Frame 1 (no input): blank canvas, image omitted
Frame 60 (the mouse pressed at the canvas centre just before this capture): blank canvas, image omitted
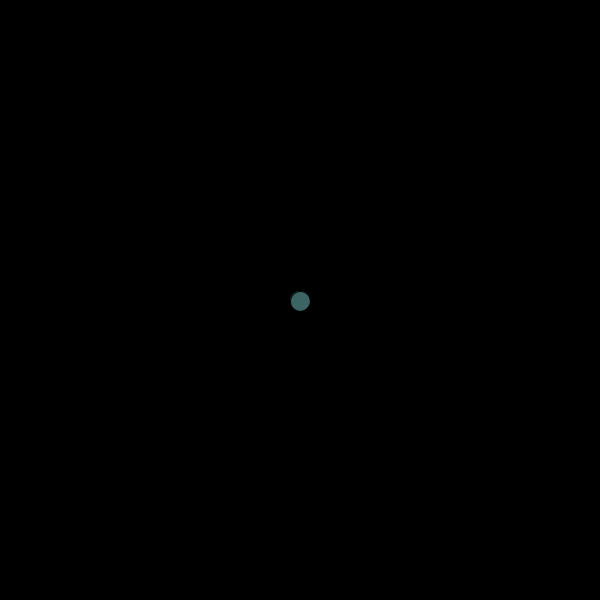
Frame 120 (the mouse held since frame 60 and released just before this capture)

The Processing sketch whose frames 1 and 60 were blank and that drew this single picture after the mouse press (run headless with seeded random() and noise(); from frame 60 on, the mouse is pressed at the canvas centre):

// Processing sketch: processing_72204
// ── processing_72204.pde

int BallOn;
float Vx;
float Vy;
float Px;
float Py;
float Mu;
float G;
int BallX;
int BallY;
float St;
Float Squ;

void setup (){
size (600, 600);
St=2;
smooth();
Squ=.5;
}

void draw (){
background (0);
Mu=-.8;
G=1;
  if (mousePressed){
    BallOn=1;
    BallX=20;
    BallY=20;
    Px=mouseX;
    Py=mouseY;
    Vx=mouseX-pmouseX;
    Vy=mouseY-pmouseY;
    }
  if(BallOn==1){
   fill(Py/5,100,100);
   Vy=Vy+G;
   Px=Px+Vx;
   Py=Py+Vy;
   ellipse (Px,Py,BallX,BallY);
     if(Px>width-(BallX/2)){
       Px=width-BallX/2;
       Vx=Vx*Mu;
     }
     if(Px<0+(BallX/2)){
       Px=BallX/2;
       Vx=Vx*Mu;
     }
     }
     if(Py>height-(BallY/2)){
       Py=height-BallY/2;
       Vy=Vy*Mu;
     }
     if(Py<0+(BallY/2)){
       Py=BallY/2;
       Vy=Vy*Mu;
     }
     if (Py<BallY){
       Vx=Vx*Mu*.5;
     }
     if(BallX<20){
       BallX++;
     }
     if (BallY<20){
       BallY++;
     }
     if (BallX>20){
       BallX--;
     }
     if (BallY>20){
       BallY--;
     }

  }
